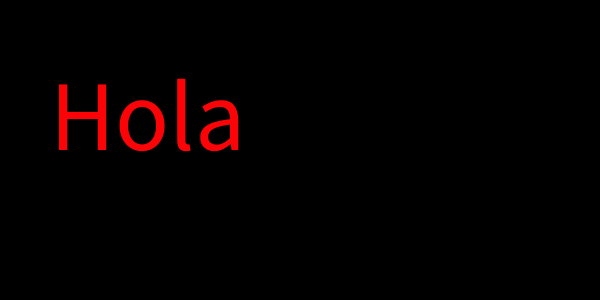
Frame 1 (no input)
Frame 60 (the mouse pressed at the canvas centre just before this capture): identical to frame 1, image omitted
Frame 120 (the mouse held since frame 60 and released just before this capture): identical to frame 1, image omitted

The Processing sketch that drew this single still picture (run headless with seeded random() and noise(); from frame 60 on, the mouse is pressed at the canvas centre):

// Processing sketch: Ejercicio12
// ── Ejercicio12.pde
//Definicion de las variables
String texto,nombre,saludo;
//Desarrollo del Ejercicio12
public void setup() {
  size(600,300); //Define el tamanio del lienzo
  //Asigna los valores a las variables
  texto = "Ingrese su nombre";
  saludo = "Hola ";
  nombre = "";
  println(texto); //Muestra por consola el mesaje
}
//Dibuja en el lienzo
void draw(){
  background(#000000); //Define el color del lienzo
  textSize(100); //Define el tamanio del texto
  fill(#FC0307); //Define el color del texto
  text(saludo + nombre,width/12,height/2); //Muestra por pantalla el texto
}
//Detecta las teclas del teclado
void keyPressed(){
  nombre += key; //Almacena el texto ingresado por teclado
  println(nombre); //Muestra por consola el nombre
  if(key == '\n'){
    println(saludo,nombre); //Muestra por consola el saludo con el nombre
  }
}
